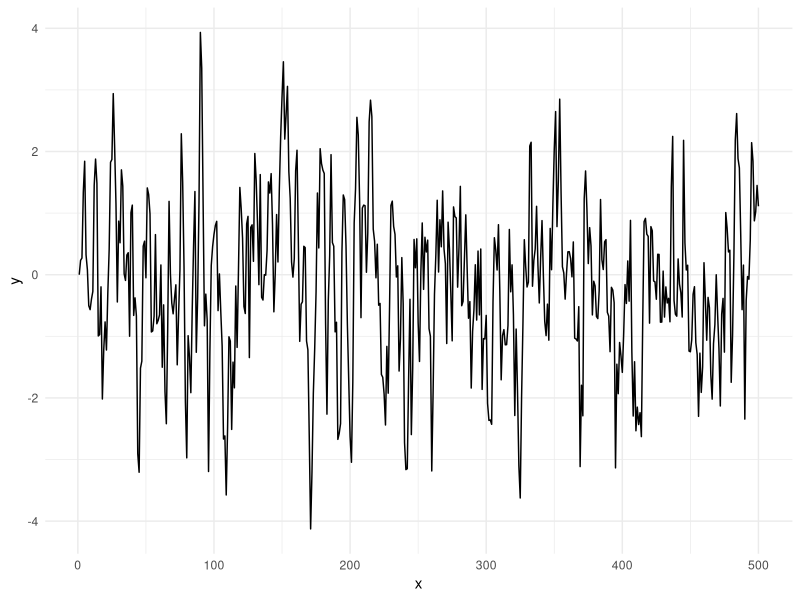
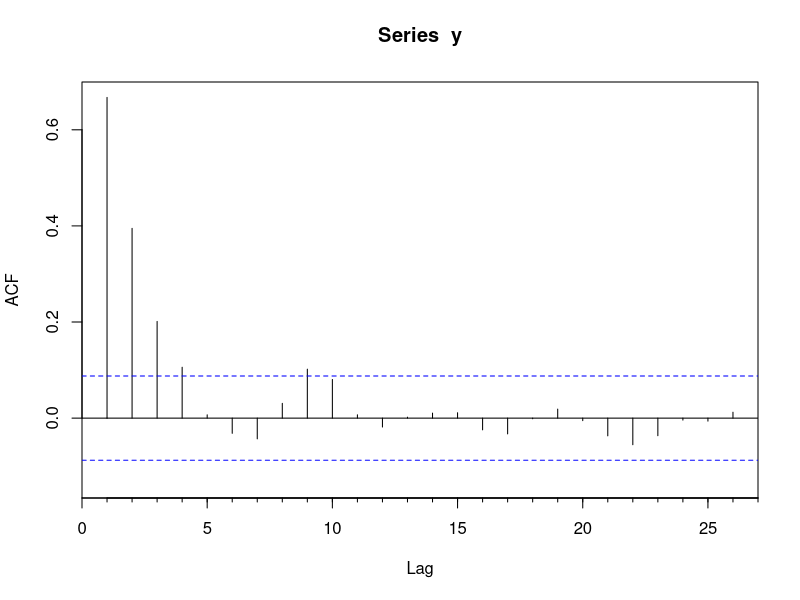
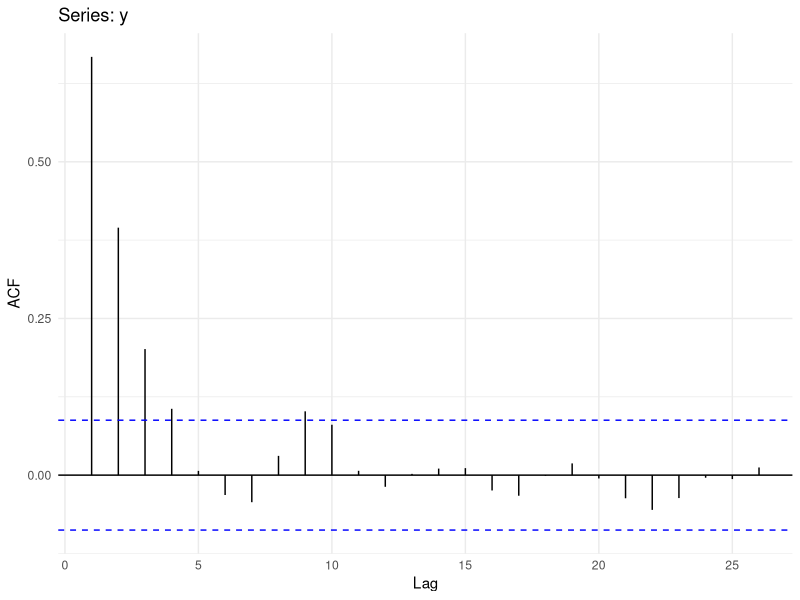
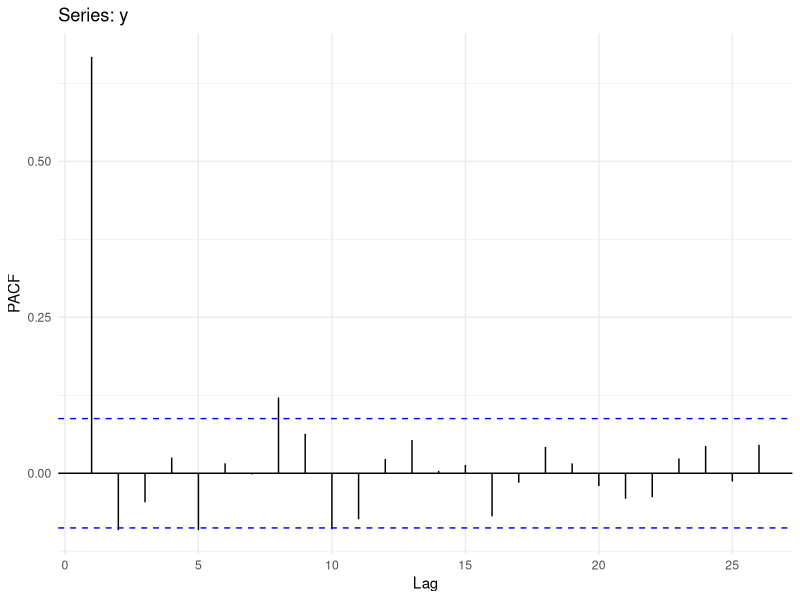
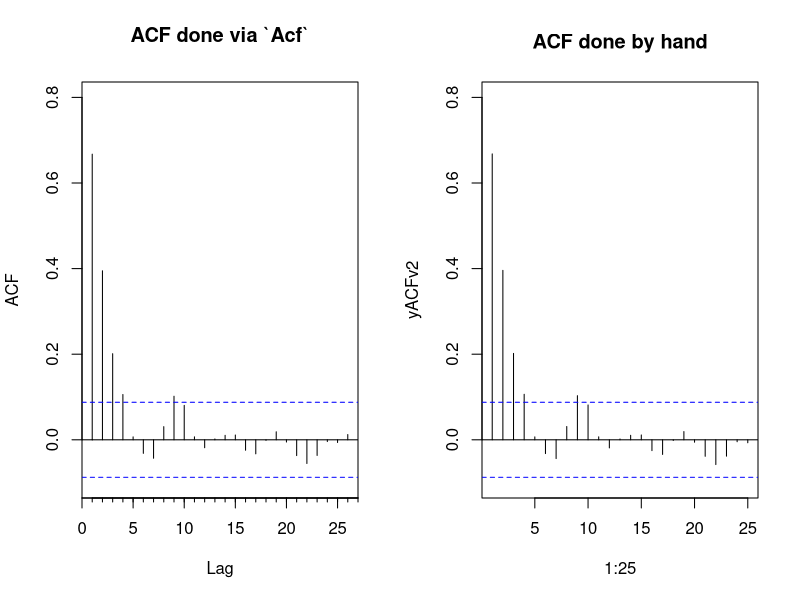
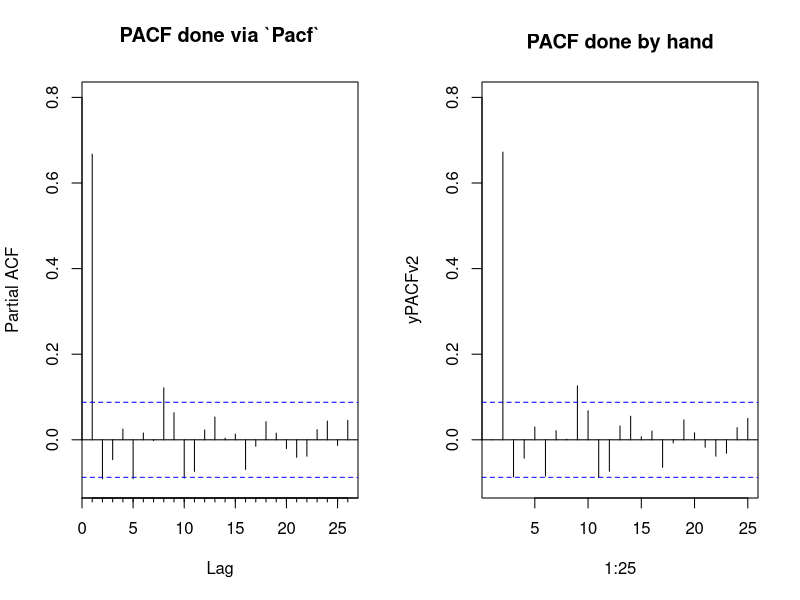
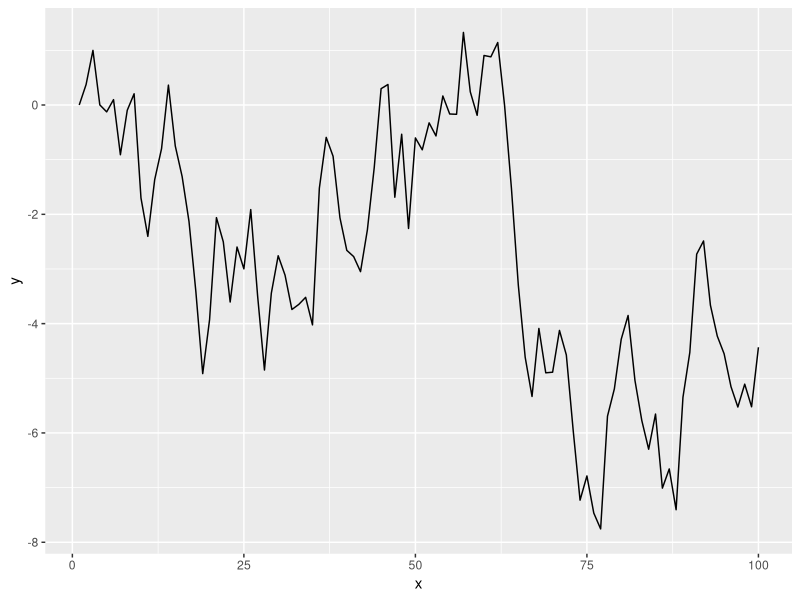
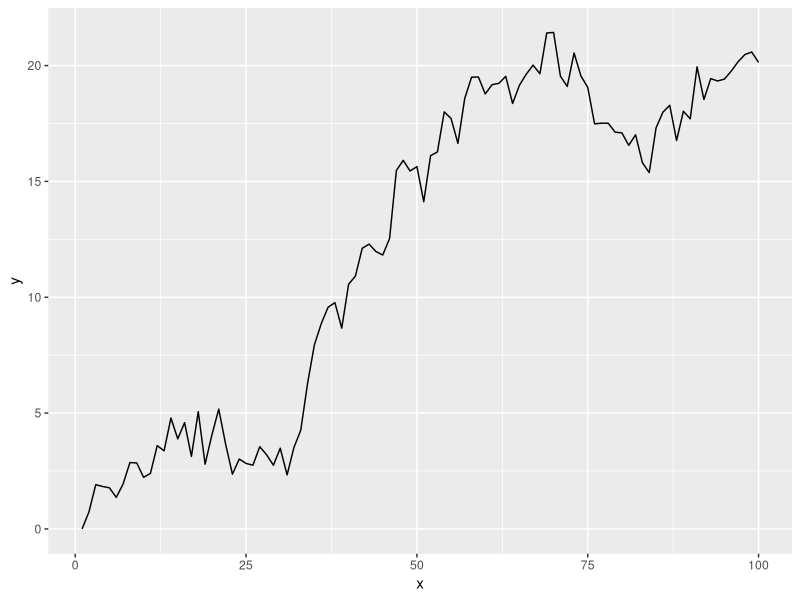

Source code (R) for these figures, in order:
## ---- chunk 1
set.seed(872)
#knitr::purl("03TimeSeries-Autocorrelation.Rmd")
## ---- chunk 2
library(tidyverse)
library(forecast)
library(gridExtra)
## ---- chunk 3
op <- par(no.readonly = TRUE)
## ---- chunk 4
n <- 500
x <- 1:n
epsilon <- rnorm(n = n,mean = 0,sd = 1) # white noise
y <- numeric(length = n)
phi <- 0.7
for(i in 2:n){
  y[i] <- phi * y[i-1] + epsilon[i]  
}
ggplot() + geom_line(aes(x=x,y=y)) + theme_minimal()
## ---- chunk 5
knitr::include_graphics("assets/allison_horst/host_acf_images.gif", error = FALSE)
## ---- chunk 6
Acf(y)
## ---- chunk 7
ci <- 0.95
qnorm((1 + ci)/2)/sqrt(n)
## ---- chunk 8
yACF <- Acf(y,plot=FALSE)
str(yACF)
yACF$acf[,1,1]
## ---- chunk 9
ggAcf(y) + theme_minimal()
## ---- chunk 10
ggPacf(y) + theme_minimal()
## ---- chunk 11
yACF <- Acf(y,plot=FALSE)
# ACF for lag 1 and lag 2
round(yACF$acf[2,,],2)
round(yACF$acf[3,,],2)
# Done by hand
yLag1 <- c(y[-1],NA)
yLag2 <- c(y[-c(1,2)],NA,NA)
round(cor(yLag1,y,use = "complete.obs"),2)
round(cor(yLag2,y,use = "complete.obs"),2)
## ---- chunk 12
yACFv2 <- numeric(length = 25)
for(i in 1:25){
  yLag <- y[-c(1:i)]
  yClip <- y[1:length(yLag)]
  yACFv2[i] <- cor(yClip, yLag)  
}

par(mfcol=c(1,2))
Acf(y,ylim = c(-0.1,0.8),main="ACF done via `Acf`")
plot(1:25,yACFv2,type="h",main="ACF done by hand",ylim = c(-0.1,0.8))
abline(h=0)
cis <- qnorm((1 + 0.95)/2)/sqrt(n)
abline(h=c(-cis,cis),lty="dashed",col="blue")
## ---- chunk 13
yPACF <- Pacf(y,plot=FALSE)
# PACF coefs for lag 1 and lag 2
round(yPACF$acf[1,,],2)
round(yPACF$acf[2,,],2)

# Done by hand
yPACF_Lag1 <- lm(y ~ yLag1 - 1)
round(coef(yPACF_Lag1)[1],2)

yPACF_Lag2 <- lm(y ~ yLag1 + yLag2 - 1)
round(coef(yPACF_Lag2)[2],2)
## ---- chunk 14
yPACFv2 <- numeric(length = 25)
for(j in 2:25){
  nCols <- j
  nRows <- length(y) - j + 1
  
  yLagMat <- matrix(0, nRows, j)
  
  for(i in 1:nCols){
    yLagMat[ ,i] <- y[i : (i + nRows - 1)]
  }
  lm1 <- lm(yLagMat[,1] ~ yLagMat[,-1] - 1)
  yPACFv2[j] <- coef(lm1)[j - 1]
}

par(mfcol=c(1,2))
Pacf(y,ylim = c(-0.1,0.8),main="PACF done via `Pacf`")
plot(1:25,yPACFv2,type="h",main="PACF done by hand",ylim = c(-0.1,0.8))
abline(h=0)
cis <- qnorm((1 + 0.95)/2)/sqrt(n)
abline(h=c(-cis,cis),lty="dashed",col="blue")
## ---- chunk 15
yACFcoef <- yACF$acf[,,1]
yPACFv3 <- numeric(length = 26)
for(i in 1:26){
  yPACFv3[i] <- solve(toeplitz(yACFcoef[1:i]), yACFcoef[2:(i+1)])[i]  
}
yPACFv3 # PACF by hand version 3
yPACF$acf[,,1] # and the original from the pacf function
## ---- chunk 16
n <- 100
x <- 1:n
y <- numeric(length = n)
for(i in 2:n){
  y[i] <- y[i-1] + rnorm(1)  
}
ggplot() + geom_line(aes(x=x,y=y))
## ---- chunk 17
y <- numeric(length = n)
drift <- 0.2
for(i in 2:n){
  y[i] <- drift + y[i-1] + rnorm(1)
}
ggplot() + geom_line(aes(x=x,y=y))
## ---- chunk 18
data(Nile)
broom::tidy(Nile) %>% 
  ggplot(mapping = aes(x=index,y=value)) + 
  geom_line() +
  labs(x="Date",y=expression(10^8~m^3),
       title="River Nile Flow") +
  theme_minimal()
## ---- chunk 19
ggAcf(Nile) + theme_minimal()
## ---- chunk 20
ggPacf(Nile) + theme_minimal()
## ---- chunk 21
data(nhtemp)
broom::tidy(nhtemp) %>% 
  ggplot(mapping = aes(x=index,y=value)) + 
  geom_line() +
  labs(x="Date",y=expression(degree~F),
       title="Mean Annual Temp, New Haven, Connecticut") +
  theme_minimal()
## ---- chunk 22
ggAcf(nhtemp) + theme_minimal()
## ---- chunk 23
ggPacf(nhtemp) + theme_minimal()
## ---- chunk 24
data(sunspot.year)
broom::tidy(sunspot.year) %>% 
  ggplot(mapping = aes(x=index,y=value)) + 
  geom_line() +
  labs(x="Date",y="n",
       title="Annual Sunspot Count") +
  theme_minimal()
## ---- chunk 25
ggAcf(sunspot.year)
## ---- chunk 26
# Fit an AR model to nhtemp
ar_nhtemp <- ar(nhtemp)
ar_nhtemp
## ---- chunk 27
n <- 100
x <- 1:n
epsilon <- rnorm(n = n,mean = 0,sd = 1) # white noise
y1 <- numeric(length = n)
y2 <- numeric(length = n)
y3 <- numeric(length = n)
y4 <- numeric(length = n)
for(i in 2:n){
  y1[i] <- 0.95 * y1[i-1] + epsilon[i]  
  y2[i] <- 0.75 * y2[i-1] + epsilon[i]  
  y3[i] <- 0.50 * y3[i-1] + epsilon[i]  
  y4[i] <- 0.25 * y4[i-1] + epsilon[i]  
}
## ---- chunk 28
n <- 500
x <- 1:n
epsilon <- rnorm(n = n,mean = 0,sd = 1) # white noise
y <- numeric(length = n)
phi <- 0.6
for(i in 2:n){
  y[i] <- phi * y[i-1] + epsilon[i]  
}

simpleLayoutMatrix <- matrix(c(1,1,2,3),nrow = 2,ncol = 2,byrow = TRUE)
p1 <- ggplot() + geom_line(aes(x=x,y=y)) + labs(x="time") + theme_minimal()
p2 <- ggAcf(y) + labs(title=element_blank()) + theme_minimal()
p3 <- ggPacf(y) + labs(title=element_blank()) + theme_minimal()
grid.arrange(p1,p2,p3,
             layout_matrix=simpleLayoutMatrix)
